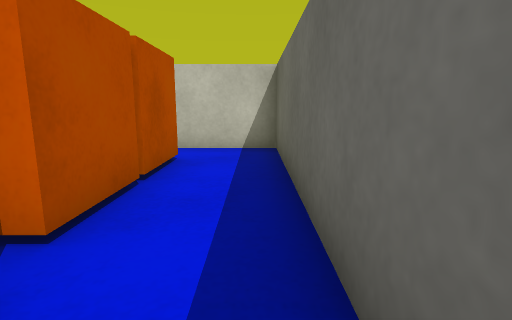
View 1 (above)

15 first-person views from a walk through a Unity game level. The camera is 0.51 m above the floor, tilts 10° down and sees 80° across. The floor is counted in squares, 0.5 m on a side. Each view is taken from the middle of a square. On the plan, view 1 faces up. The plan holds only what a view shows up to about 12 squares ahead; the rest is blank. The player character is not drawn. Surface patterns are stand-ins for the level's own textures.

View 2
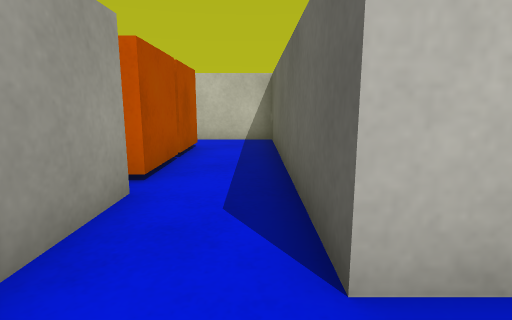

View 3
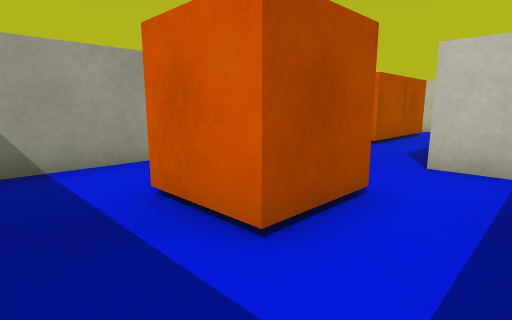

View 4
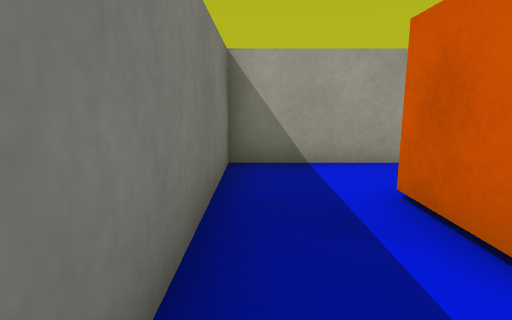

View 5
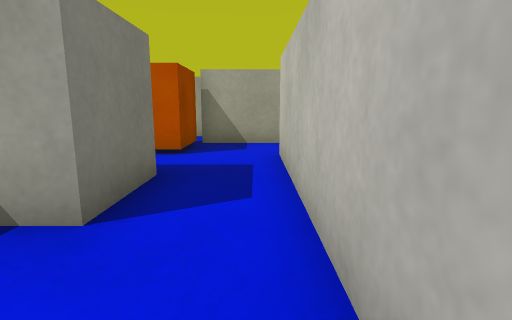

View 6
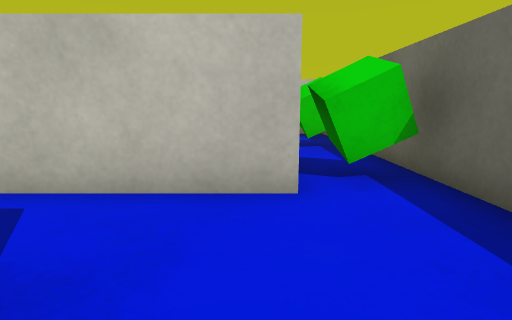

View 7
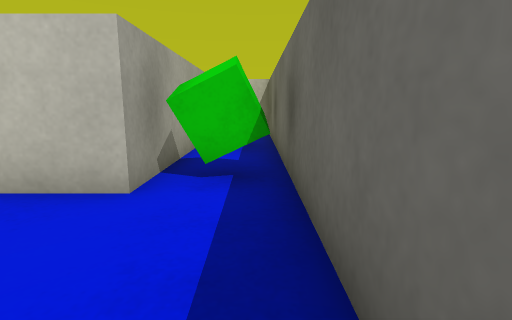

View 8
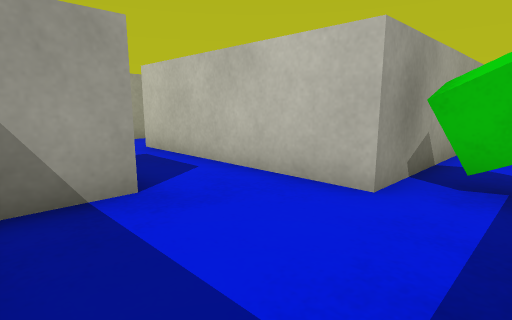

View 9
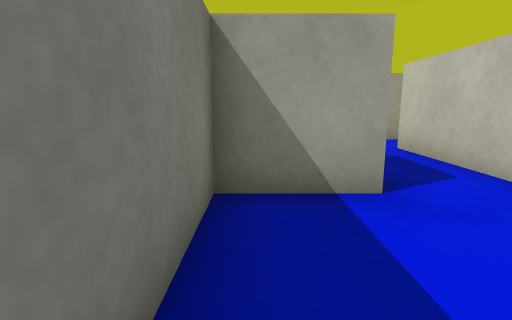

View 10
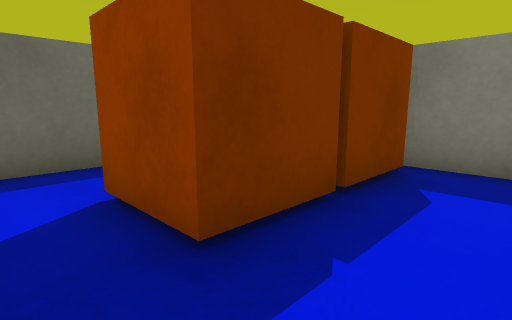

View 11
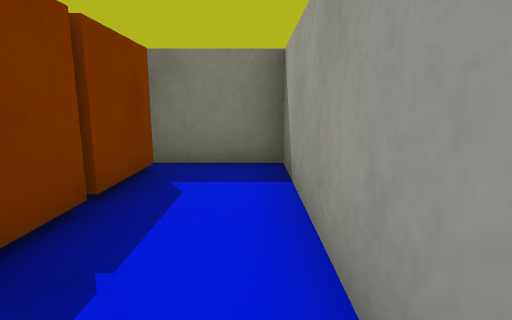

View 12
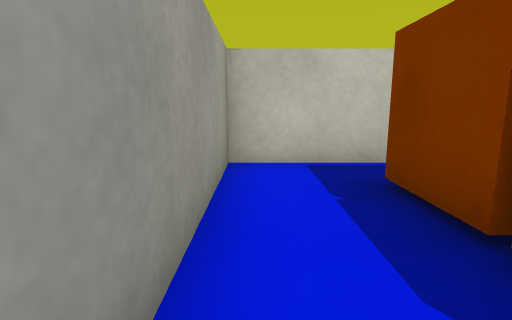

View 13
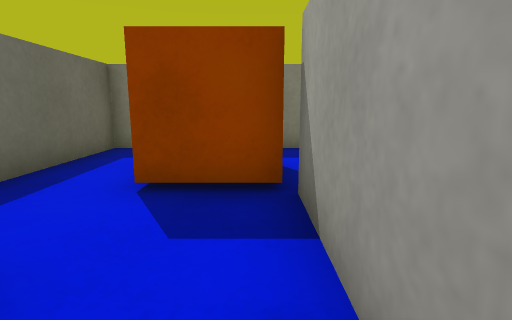

View 14
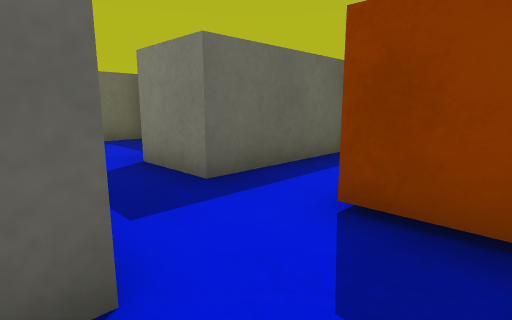

View 15
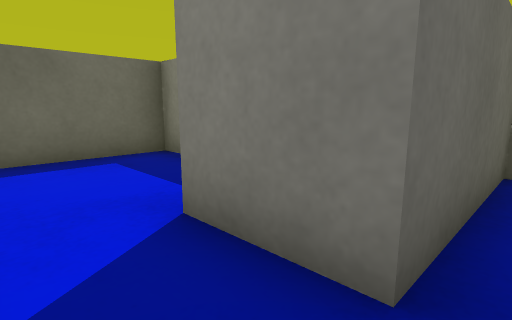

### Floor plan
Ten units are one square. View 1 is at (0, 0); x grows to the right and y downward. Boxes are objects, and circles mark ways between rooms. Rooms are numbered by the first view taken in them; rooms with no view inside come last. Other rooms are left out.
<svg viewBox="-60 -80 151 150">
<path fill="none" stroke="#000" d="M-15 -15 -15 5M5 5 5 -75 -55 -75 -55 -15 -31 -15M-35 28 -35 65 25 65 25 25 45 25M-15 5 -15 25M45 5 5 5M65 -35 65 5 45 5M45 25 45 45 85 45 85 -71M86 -75 79 -75"/>
<rect x="-35" y="-45" width="20" height="30" fill="#bbb"><title>orange box</title></rect>
<rect x="-35" y="-65" width="20" height="20" fill="#bbb"><title>orange box</title></rect>
<rect x="-15" y="25" width="20" height="20" fill="#bbb"><title>orange box</title></rect>
<rect x="65" y="-15" width="20" height="20" fill="#bbb"><title>green cube</title></rect>
<rect x="65" y="-45" width="20" height="10" fill="#bbb"><title>green cube</title></rect>
<circle cx="-5" cy="-5" r="3" fill="#2a7"/>
<circle cx="35" cy="15" r="3" fill="#2a7"/>
<text x="-20" y="-40">1</text>
<text x="0" y="40">2</text>
<text x="70" y="-10">3</text>
</svg>
Room 1 opens to room 2. Room 2 opens to room 3.

Where each view was taken, in squares from view 1:
view 1: 0 up, 0 right, facing up
view 2: 2 down, 0 right, facing up
view 3: 6 down, 2 right, facing up-left
view 4: 6 down, 2 right, facing left
view 5: 1 down, 7 right, facing left
view 6: 4 down, 6 right, facing up
view 7: 4 down, 8 right, facing up
view 8: 4 down, 8 right, facing up-left
view 9: 4 down, 8 right, facing left
view 10: 7 up, 5 left, facing down-right
view 11: 7 up, 5 left, facing down
view 12: 2 up, 5 left, facing up
view 13: 1 up, 1 left, facing down
view 14: 0 up, 1 left, facing down-right
view 15: 1 down, 2 right, facing down-right
